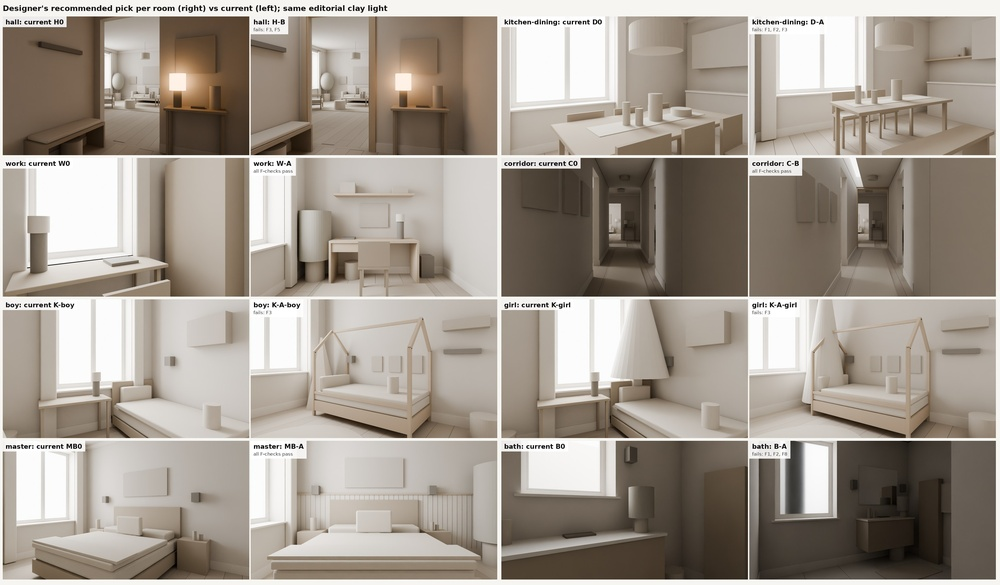
#> input picture assets/blockout/house/framing/all-picks.jpg, 1000 x 585 px, shrunk from 3650 x 2134 before the run
$ python lr_pil.py ../../../../assets/blockout/house/framing/all-picks.jpg
#> lines starting #> are read from the running program, lines starting #| are printed output that depends on the picture
import sys
from PIL import Image, ImageStat
# left/right half median luminance inside an RGBA cut's opaque area (pure PIL)
im=Image.open(sys.argv[1]).convert('RGBA'); a=im.getchannel('A').point(lambda v:255 if v>=250 else 0); L=im.convert('L')
#> after `a = im.getchannel('A').point(lambda v: 255 if v >= 250 else 0)`: a: PIL image 1000x585 L; every value is 255
#> after `L = im.convert('L')`:
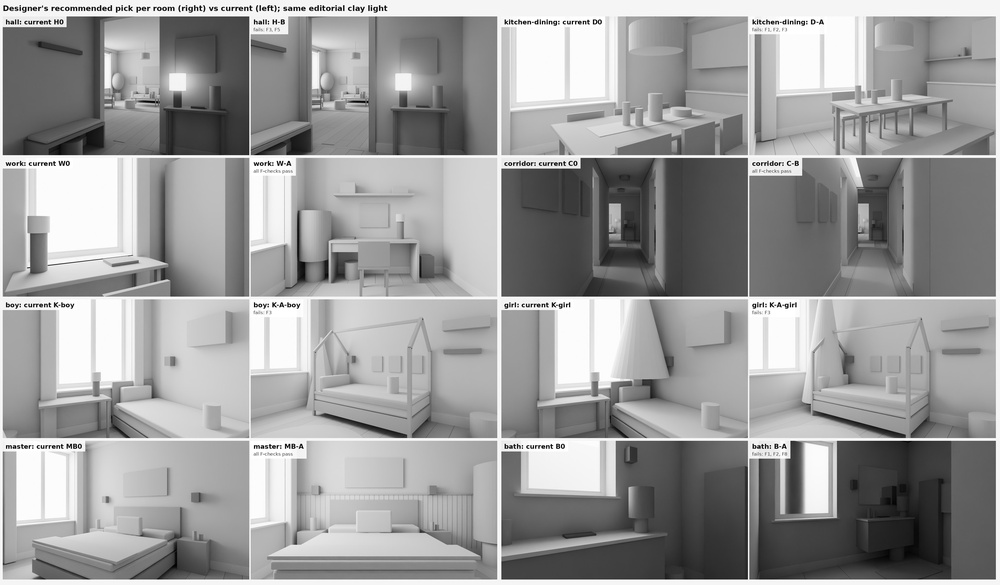
#> L: PIL image 1000x585 L; min 0, max 255, mean 155.4
w,h=im.size; bb=a.getbbox(); xm=(bb[0]+bb[2])//2
#> after `w, h = im.size`: w = 1000; h = 585
#> after `bb = a.getbbox()`: bb = (0, 0, 1000, 585)
#> after `xm = (bb[0] + bb[2]) // 2`: xm = 500
for name,box in [('left',(bb[0],bb[1],xm,bb[3])),('right',(xm,bb[1],bb[2],bb[3]))]:
    st=ImageStat.Stat(L.crop(box),a.crop(box)); print(name,'mean L(8bit)',round(st.mean[0],1),'median',st.median[0])
#> this loop made 2 passes
#> (name, box) on passes 1 to 2: ('left', (0, 0, 500, 585)), ('right', (500, 0, 1000, 585))
#| left mean L(8bit) 168.9 median 174
#| right mean L(8bit) 141.9 median 140
# top vs bottom
ym=(bb[1]+bb[3])//2
#> ym = 292
for name,box in [('upper',(bb[0],bb[1],bb[2],ym)),('lower',(bb[0],ym,bb[2],bb[3]))]:
    st=ImageStat.Stat(L.crop(box),a.crop(box)); print(name,'mean',round(st.mean[0],1))
#> this loop made 2 passes
#> (name, box) on passes 1 to 2: ('upper', (0, 0, 1000, 292)), ('lower', (0, 292, 1000, 585))
#| upper mean 151.0
#| lower mean 159.9

$ run again, on assets/blockout/house/framing/boy-compare.jpg
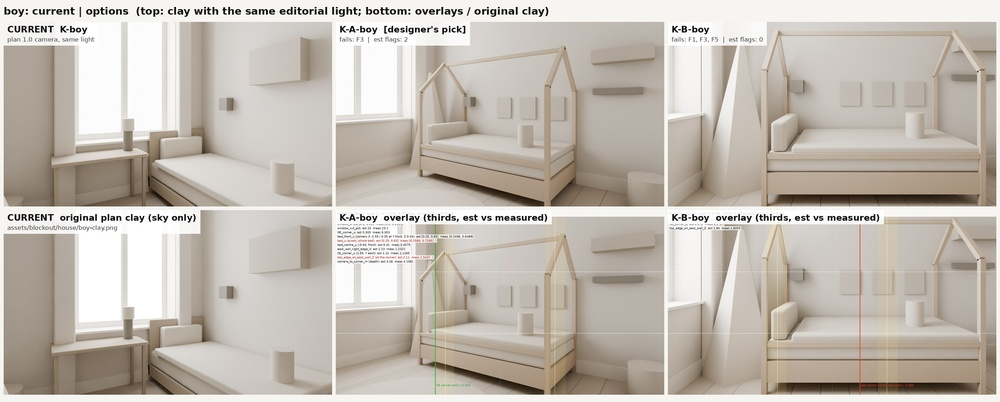
#> input picture assets/blockout/house/framing/boy-compare.jpg, 1000 x 402 px, shrunk from 2740 x 1102 before the run
#> a: PIL image 1000x402 L; every value is 255
#> `L = im.convert('L')`:
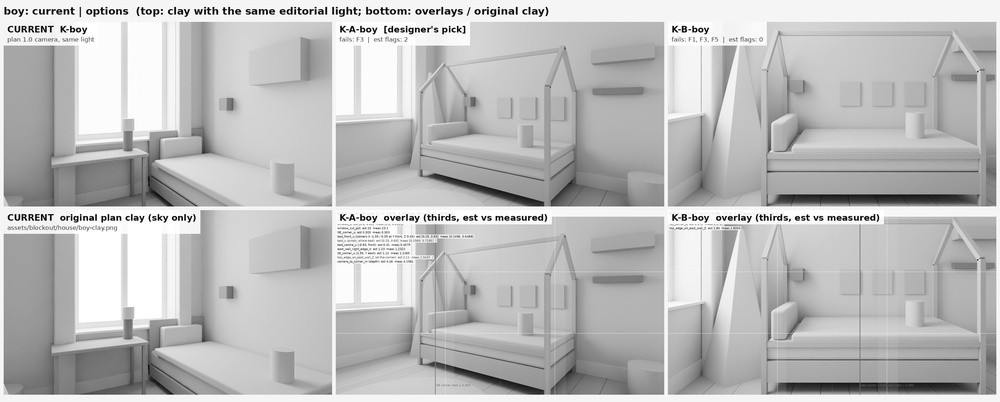
#> L: PIL image 1000x402 L; min 0, max 255, mean 188
#> bb = (0, 0, 1000, 402)
#> xm = 500
#> the loop `for name,box in [('left',(bb[0],bb[1],xm,bb[3])),('right',(xm,bb[1],bb..` made 2 passes
#> (name, box) on passes 1 to 2: ('left', (0, 0, 500, 402)), ('right', (500, 0, 1000, 402))
#> (printed output is left out)
#> ym = 201
#> the loop `for name,box in [('upper',(bb[0],bb[1],bb[2],ym)),('lower',(bb[0],ym,b..` made 2 passes
#> (name, box) on passes 1 to 2: ('upper', (0, 0, 1000, 201)), ('lower', (0, 201, 1000, 402))
#> (printed output is left out)

$ run again, on assets/blockout/house/framing/corridor-compare.jpg
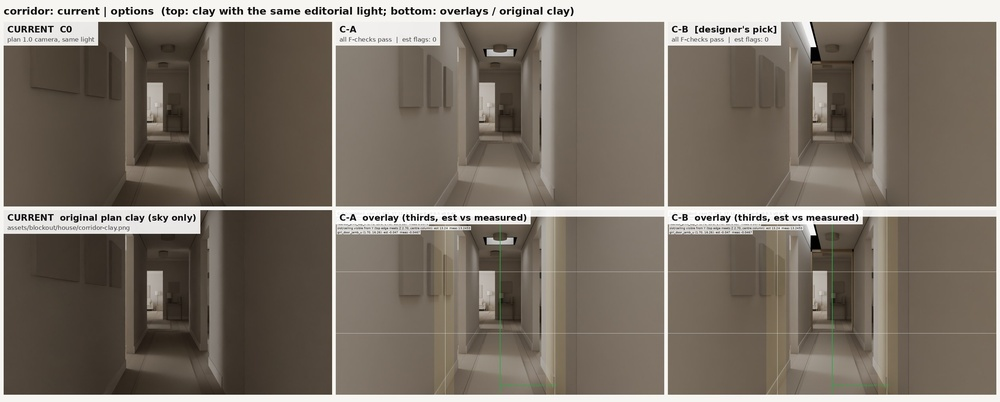
#> input picture assets/blockout/house/framing/corridor-compare.jpg, 1000 x 402 px, shrunk from 2740 x 1102 before the run
#> a: PIL image 1000x402 L; every value is 255
#> `L = im.convert('L')`:
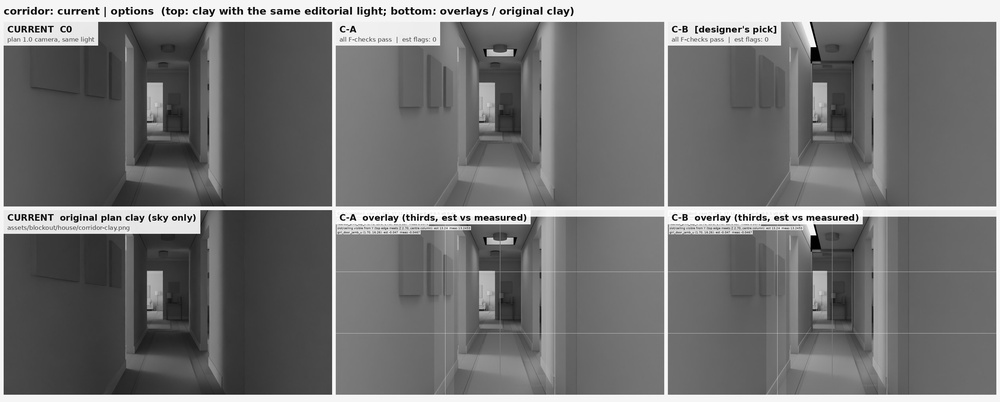
#> L: PIL image 1000x402 L; min 0, max 255, mean 115.5
#> bb = (0, 0, 1000, 402)
#> xm = 500
#> the loop `for name,box in [('left',(bb[0],bb[1],xm,bb[3])),('right',(xm,bb[1],bb..` made 2 passes
#> (name, box) on passes 1 to 2: ('left', (0, 0, 500, 402)), ('right', (500, 0, 1000, 402))
#> (printed output is left out)
#> ym = 201
#> the loop `for name,box in [('upper',(bb[0],bb[1],bb[2],ym)),('lower',(bb[0],ym,b..` made 2 passes
#> (name, box) on passes 1 to 2: ('upper', (0, 0, 1000, 201)), ('lower', (0, 201, 1000, 402))
#> (printed output is left out)

$ run again, on assets/blockout/house/framing/girl-compare.jpg
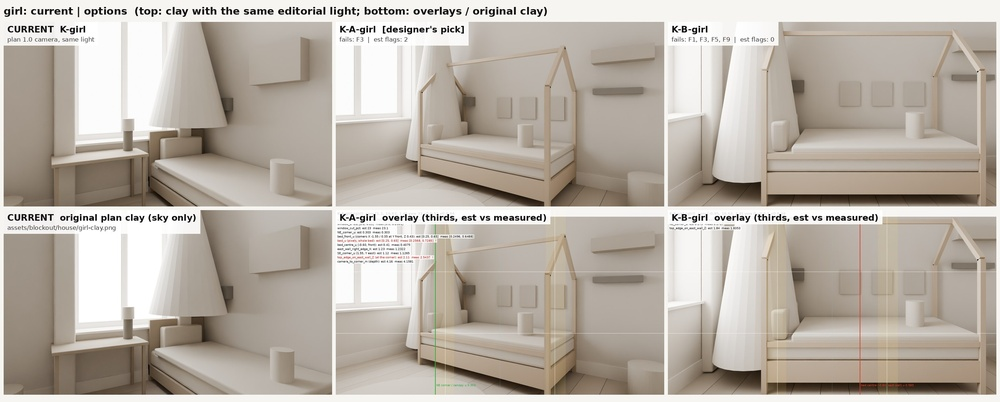
#> input picture assets/blockout/house/framing/girl-compare.jpg, 1000 x 402 px, shrunk from 2740 x 1102 before the run
#> a: PIL image 1000x402 L; every value is 255
#> `L = im.convert('L')`:
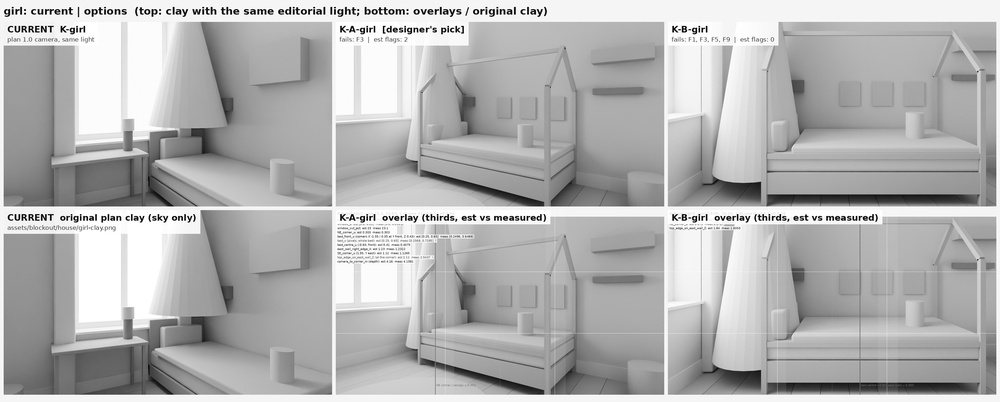
#> L: PIL image 1000x402 L; min 0, max 255, mean 178.4
#> bb = (0, 0, 1000, 402)
#> xm = 500
#> the loop `for name,box in [('left',(bb[0],bb[1],xm,bb[3])),('right',(xm,bb[1],bb..` made 2 passes
#> (name, box) on passes 1 to 2: ('left', (0, 0, 500, 402)), ('right', (500, 0, 1000, 402))
#> (printed output is left out)
#> ym = 201
#> the loop `for name,box in [('upper',(bb[0],bb[1],bb[2],ym)),('lower',(bb[0],ym,b..` made 2 passes
#> (name, box) on passes 1 to 2: ('upper', (0, 0, 1000, 201)), ('lower', (0, 201, 1000, 402))
#> (printed output is left out)
